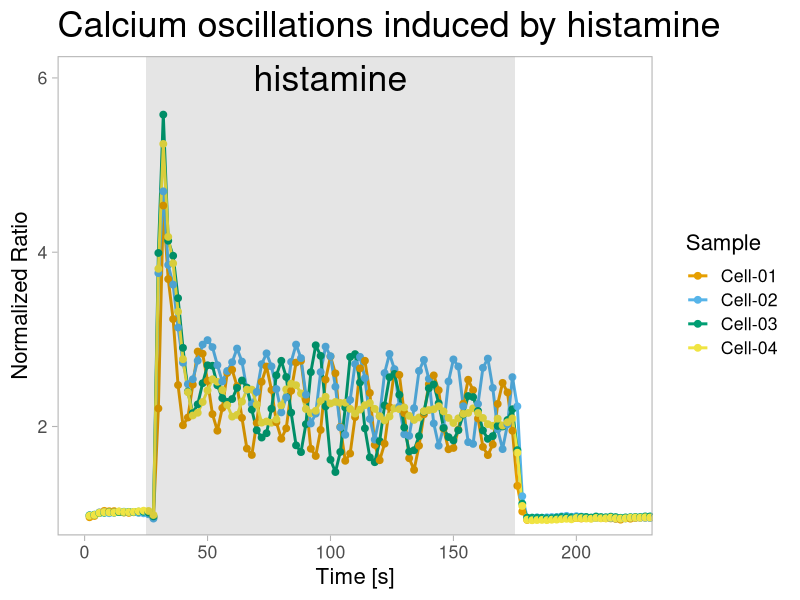

Write the R code that produced this figure.
# ++++++++++++++++++++++++++++++++++++++++++++++++++++++++++++++++++++++++++++++++++++
# R-Script for plotting ratiometric time-series data, retrieved from FIJI
# Created by Joachim Goedhart (@joachimgoedhart), first version 2020
# ++++++++++++++++++++++++++++++++++++++++++++++++++++++++++++++++++++++++++++++++++++

require(tidyverse)

#Define a color palette that was first described by Color Universal Design (CUD): https://jfly.uni-koeln.de/color/
#See for more on color palettes: https://thenode.biologists.com/data-visualization-with-flying-colors
Okabe_Ito <- c("#E69F00", "#56B4E9", "#009E73", "#F0E442", "#0072B2", "#D55E00", "#CC79A7", "#000000")


#Read the results file generated by FIJI
df_CFP <- read.csv("Results-CFP.csv")
df_YFP <- read.csv("Results-YFP.csv")

#Split the column 'Label' into three separate columns, using the colon as delimiter
df_split_CFP <- df_CFP %>% separate(Label,c("filename", "Sample","Number"),sep=':')
df_split_YFP <- df_YFP %>% separate(Label,c("filename", "Sample","Number"),sep=':')

#Rename the column with mean intensity
df_split_CFP <- df_split_CFP %>% select(Sample, Mean, Slice) %>% rename('Mean_CFP'='Mean') 
df_split_YFP <- df_split_YFP %>% select(Sample, Mean, Slice) %>% rename('Mean_YFP'='Mean')

#Unite the two dataframes
df <- full_join(df_split_YFP, df_split_CFP, by = c("Sample","Slice"))

#Normalization (here on the average of the first 5 time points)
df <- df %>% group_by(Sample) %>% mutate(norm_YFP=Mean_YFP/mean(Mean_YFP[1:5]),
                                         norm_CFP=Mean_CFP/mean(Mean_CFP[1:5]))

#Calculate ratio
df <- df %>% mutate(ratio=norm_YFP/norm_CFP)

#Add the time information based on a (known) interval (here we use 2 seconds):
df <- df %>% mutate(Time=Slice*2)

#Save the processed data as a new csv file
write.csv(df, 'Normalized_data.csv')

#Plot - By turning a line of code into a comment with a '#', the effect of different functions can be discovered
#
ggplot(data=df, aes(x=Time, y=ratio, group=Sample, color=Sample))+
  geom_line(size=1) +
  geom_point(size=2) +
  scale_color_manual(values=Okabe_Ito) +
  annotate("rect",xmin=25,xmax=175,ymin=-Inf,ymax=Inf,alpha=0.1,fill="black")+
  annotate("text", x=100, y=6, alpha=1, size = 9, label='histamine') +
  theme_light(base_size = 16) +
  labs(x = "Time [s]", y = "Normalized Ratio") +
  labs(title = "Calcium oscillations induced by histamine") +
  theme(plot.title = element_text(size=26)) +
  theme(panel.grid = element_blank()) +
  # theme(legend.position="none") +
  # facet_wrap(~Sample) +
  coord_cartesian(xlim=c(0,220),ylim=c(1,6)) +
  NULL #Do not remove or uncomment this line



